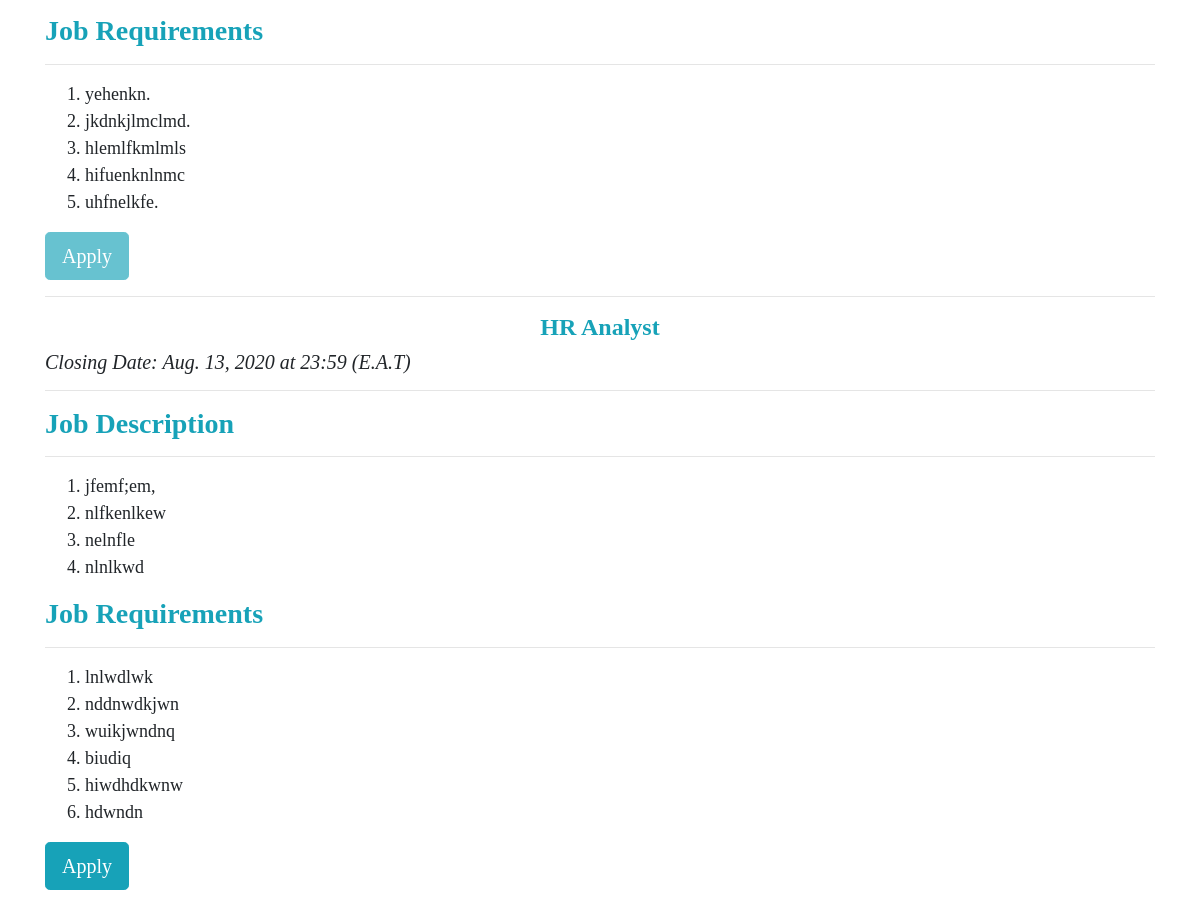
The app's page /careers (middle part), older data.
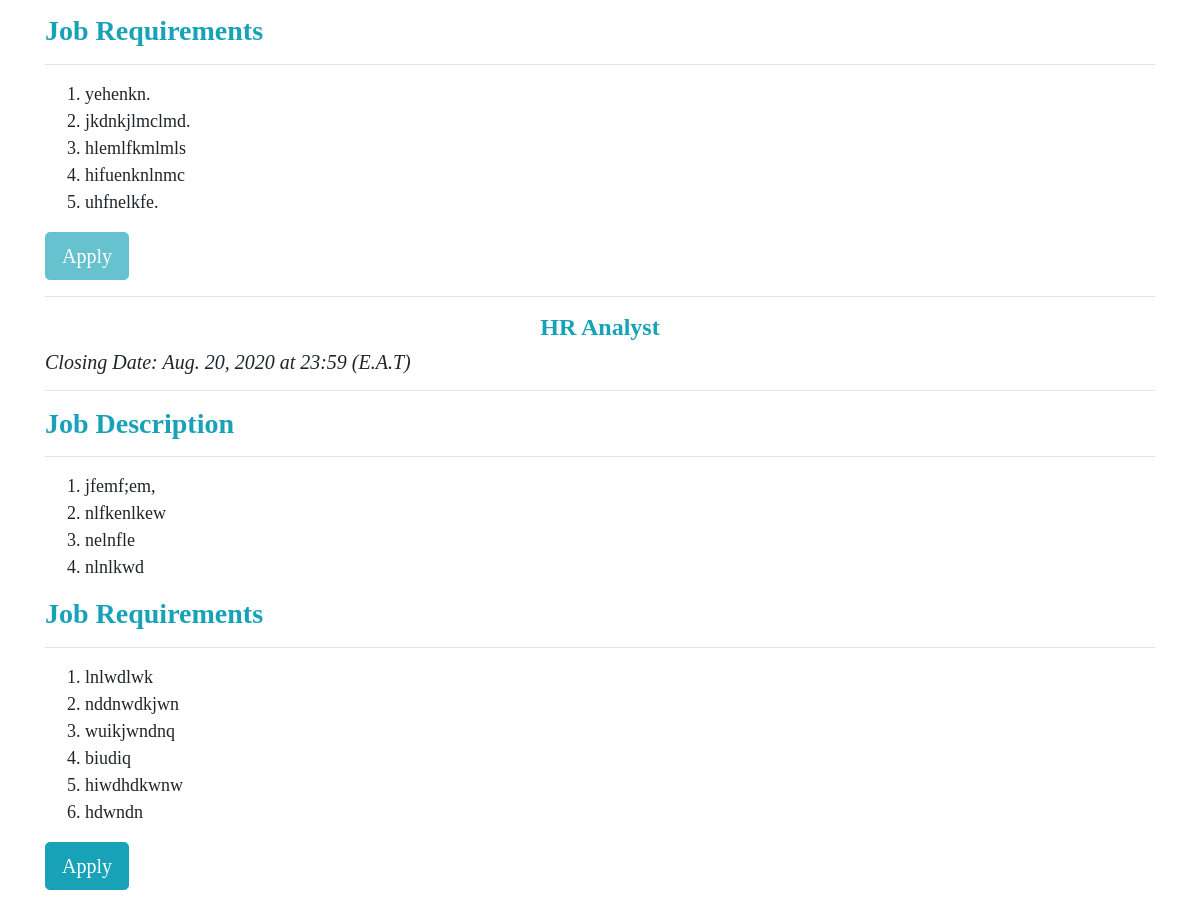
The same page, newer data.
### app/models.py (models this page shows, shortened)
class Job(models.Model):
    title = models.CharField(max_length=100)
    description = models.TextField()
    requirements = models.TextField()
    posted = models.DateField(default=datetime.now)
    closing = models.DateField()
    is_published = models.BooleanField(default=True)

### app/views.py (the view, shortened to what this page needs)
# urls.py: path('careers', views.careers, name='careers'),
def careers(request):
    current_date = date.today()
    jobs = Job.objects.filter(is_published=True)
    context = {
        'jobs' : jobs,
        'current_date' : current_date
    }
    return render(request, 'app/careers.html', context)

### app/templates/app/careers.html (shortened to what this page needs)
{% extends 'base.html' %}
{% load static %}
{% block content %}
        <div class="container">
            <div>
                {% if jobs %}
                  {% for job in jobs %}
                <h4 class="text-center text-info"><strong>{{ job.title }}</strong></h4>
                <h5><em>Closing Date: {{ job.closing }} at 23:59 (E.A.T)</em></h5><hr>
                <h3 class=" text-info"><strong>Job Description</strong></h3><hr>
                <ol>
                {% for description in job.description.split %}
                <li>{{description}}</li>
                {% endfor %}
                </ol>
                <h3 class=" text-info"><strong>Job Requirements</strong></h3><hr>
                <ol>
                  {% for requirement in job.requirements.split %}
                  <li>{{requirement}}</li>
                  {% endfor %}
                </ol>
                {% if current_date > job.closing %}
                <p><a class="btn btn-info btn-lg disabled" data-toggle="collapse" href="#collapseJob" role="button" aria-expanded="false" aria-controls="collapseJob">Apply</a>
                </p>
                {% else %}
                <p><a class="btn btn-info btn-lg" data-toggle="collapse" href="#collapseJob" role="button" aria-expanded="false" aria-controls="collapseJob">Apply</a>
                </p>
                {% endif %}
                    <hr>
                    {% endfor %}
                    {% else %}
                    <div class="col-md-12">
                      <p><h3>No open jobs to display</h3></p>
                    </div>
                    {% endif %}
                </div>
            </div>
        </div>
  </body>
  <br>
  {% endblock content%}

Row changes from the older to the newer data that the page shows:
changed Job "HR Analyst": closing "Aug. 13, 2020" → "Aug. 20, 2020"
